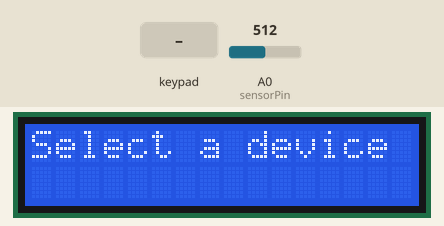
Simulated run of this sketch. Board: Arduino Uno, built with avr-gcc and run on an emulated ATmega328P. Parts: 16×2 character LCD. Inputs (shaded band) come from the test bench; at power-on: A0 (sensorPin) = 512. What the sketch prints to the serial monitor is not drawn.

Above: at 1.2 s.
1.3 s: keypad keys 2 3 4 5 pressed 0.4 s apart
At 2.7 s:
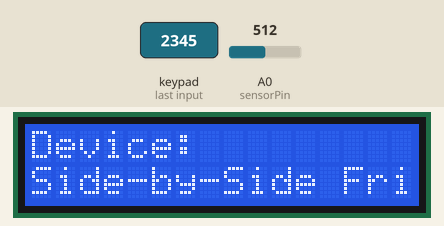
5.9 s: A0 (sensorPin) set to 0
At 7.4 s:
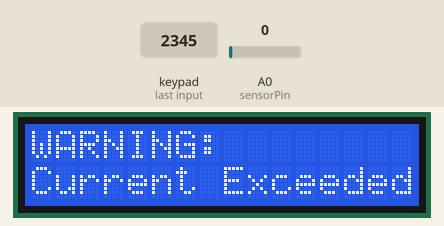
8.1 s: A0 (sensorPin) set to 122
At 10.0 s:
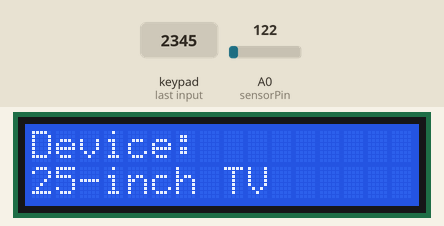
11.1 s: key '6' pressed
At 14.0 s:
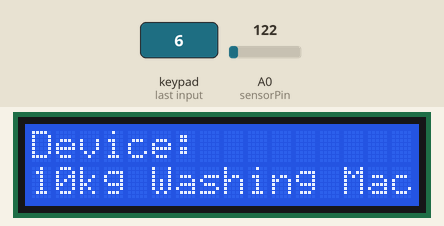
14.1 s: key '7' pressed
17.1 s: key '8' pressed
At 20.9 s:
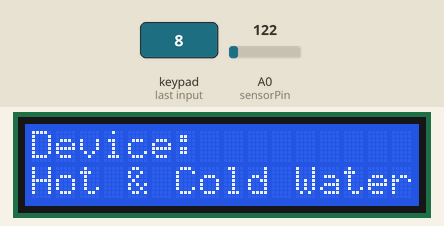
Timing chart, 0 to 21.1 s (numbered marks = the images above; inputs shaded):
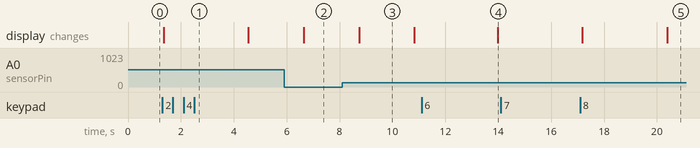

Measured:
- after the input at 1.3 s, the display: changes after 0.06 s (image 1)
- after the input at 5.9 s, the display: changes after 0.75 s (image 2)
- after the input at 8.1 s, the display: changes after 0.64 s (image 3)
- after the input at 11.1 s, the display: changes after 2.9 s (image 4)
- after the input at 14.1 s, every drawn part: stays the same
- after the input at 17.1 s, the display: first differs from a run without the input after 3.3 s (image 5)
- what the display in image 3 shows lasts 2.1 s, from 8.7 s to 10.8 s

The sketch:

15_code.ino
```cpp
#include <Keypad.h>
#include <Wire.h>
#include <LiquidCrystal_I2C.h>


// 키패드 설정
const byte ROWS = 4; // 4행
const byte COLS = 3; // 3열
char keys[ROWS][COLS] = {
  {'1', '2', '3'},
  {'4', '5', '6'},
  {'7', '8', '9'},
  {'*', '0', '#'}
};
byte rowPins[ROWS] = {2, 3, 4, 5}; // 행 핀
byte colPins[COLS] = {6, 7, 8}; // 열 핀
Keypad keypad = Keypad(makeKeymap(keys), rowPins, colPins, ROWS, COLS);


// LCD 설정 (I2C 주소, 16x2)
LiquidCrystal_I2C lcd(0x27, 16, 2);


// 가전제품 목록 및 전류량 (암페어)
const char* devices[] = {
  "Dc Motor",
  "200L Fridge",
  "Side-by-Side Fridge",
  "Kimchi Fridge",
  "25-inch TV",
  "29-inch TV",
  "10kg Washing Machine",
  "5-person Rice Cooker",
  "Hot & Cold Water Dispenser",
  "Air Purifier"
};


int index = -1;


// 전류량 설정 (단위: 암페어)
const float deviceCurrent[] = {
  505.0, // Air Conditioner
  502.0, // 200L Fridge
  2.0, // Side-by-Side Fridge
  2.0, // Kimchi Fridge
  0.5, // 25-inch TV
  0.6, // 29-inch TV
  25.0, // 10kg Washing Machine
  2.0, // 5-person Rice Cooker
  2.0, // Hot & Cold Water Dispenser
  0.5  // Air Purifier
};


void setup() {
  lcd.init();
  lcd.backlight();
  lcd.setCursor(0, 0);
  lcd.print("Select a device");
  Serial.begin(9600); // 디버깅을 위한 시리얼 통신
}


void loop() {
  char key = keypad.getKey();


  if (key) {
    if (key == '*') {
      // * 키가 눌리면 LCD 화면을 초기화하고 "Select a device" 메시지를 표시
      lcd.clear();
      lcd.setCursor(0, 0);
      lcd.print("Select a device");
      return; // 나머지 코드 실행 방지
    }
    index = key - '0'; // 숫자를 인덱스로 변환
  }
  if (index == -1) {
    lcd.clear();
    lcd.setCursor(0, 0);
    lcd.print("Select a device");
  }
  else {
    float current = getCurrentForDevice(); // 가전제품의 전류량을 측정합니다.
    const float currentThreshold = deviceCurrent[index];


    lcd.clear();
    lcd.setCursor(0, 0);
    lcd.print("Device: ");
    lcd.setCursor(0, 1);
    lcd.print(devices[index]);

    // 전류량이 임계값을 초과하는지 확인
      if (current < currentThreshold) {
        lcd.clear();
        lcd.setCursor(0, 0);
        lcd.print("WARNING:");
        lcd.setCursor(0, 1);
        lcd.print("Current Exceeded");
        delay(1000); // 경고 메시지 표시
      } else {
        lcd.clear();
        lcd.setCursor(0, 0);
        lcd.print("Device: ");
        lcd.setCursor(0, 1);
        lcd.print(devices[index]);
        delay(1000); // 정상 메시지 표시
      }

      Serial.print("Selected device: ");
      Serial.print(devices[index]);
      Serial.print(", Current: ");
      Serial.print(current);
      Serial.print("threshold: ");
      Serial.println(currentThreshold);
  }


}


float getCurrentForDevice() {
  // 실제 전류 측정 로직을 구현합니다.
  // 이 함수는 전류 센서에서 측정된 값을 반환합니다.
  // 이 예제에서는 가상 값을 반환합니다.
  // 실제 구현 시 전류 센서의 값을 읽어야 합니다.


  // 전류 센서 연결 핀
  int sensorPin = A0; // 예를 들어 아날로그 핀 A0에 연결
  int sensorValue = analogRead(sensorPin); // 센서 값 읽기
  float voltage = sensorValue; //* (1.5 / 1023.0); // 220V 기준으로 전압 변환
  float current = voltage; //* 30.0; // 전압을 암페어로 변환 (센서의 특성에 따라 조정 필요)


  return current;
}
```
